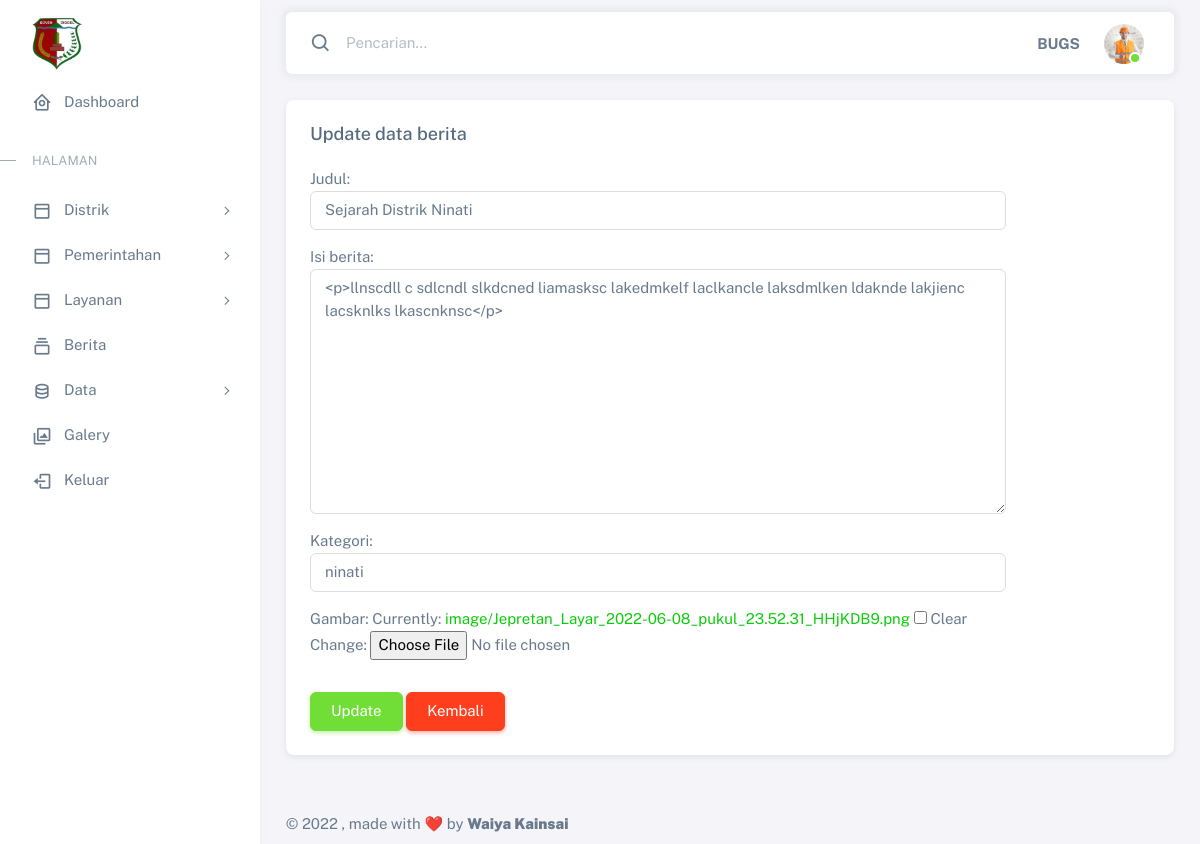
The app's page /panel/updateberita/7 (signed in), older data.
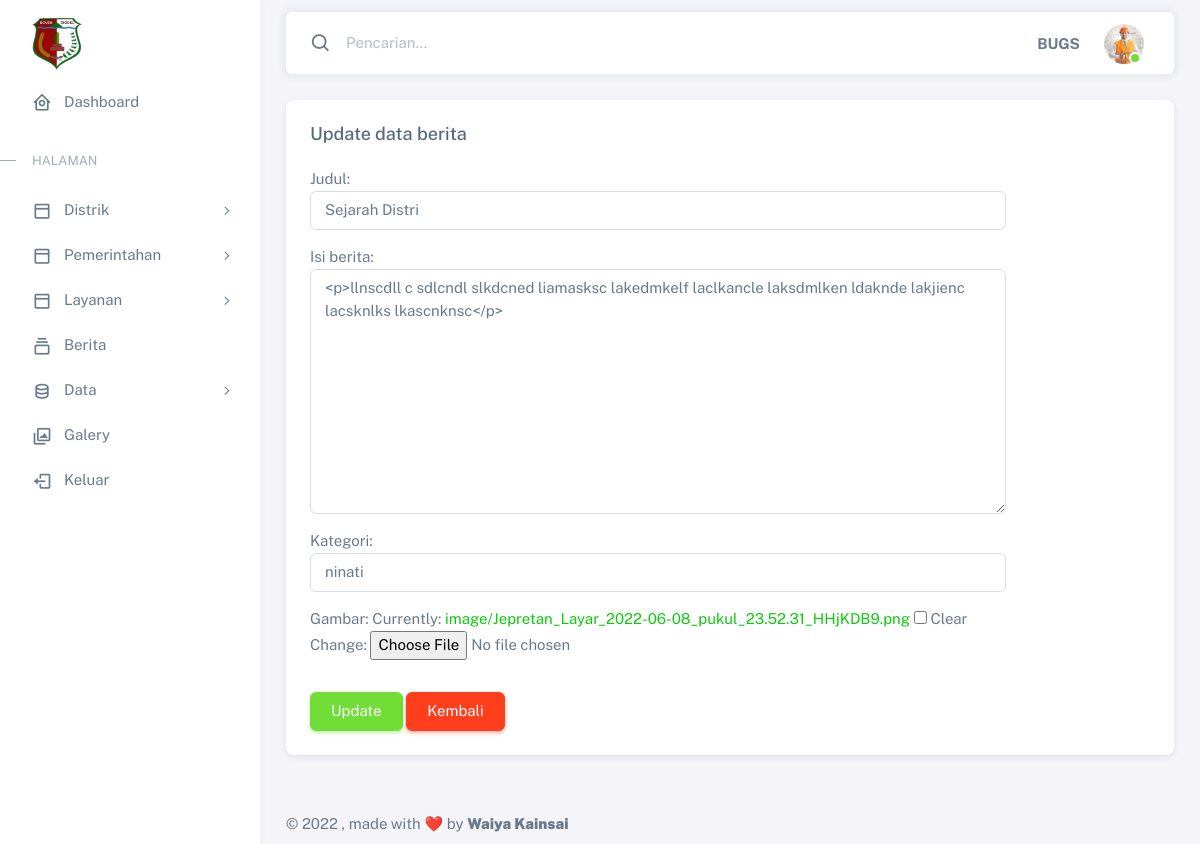
The same page, newer data.
### berita/models.py (models this page shows, shortened)
class Berita(models.Model):
    judul = models.CharField(max_length=100)
    body = RichTextField(blank=True, null=True)
    category = models.CharField(max_length=100)
    publish = models.DateTimeField(auto_now_add=True)
    update = models.DateTimeField(auto_now=True)
    gambar = models.ImageField(blank=True, null=True, upload_to="image/")
    slug = models.SlugField(blank=True,editable=False)

### panel/views.py (the view)
# urls.py: path('updateberita/<str:pk>',views.update_berita, name='updateberita'),
@login_required(login_url='panel:login')
def update_berita(request, pk):
    berita_update = Berita.objects.get(id=pk)
    form = BeritaForm( request.POST or None, request.FILES or None, instance=berita_update)
    link_kembali = '/panel/berita/'
    if form.is_valid():
        form.save()
        return redirect(link_kembali)
    context ={
        'title':'Panel | Update berita',
        'keterangan': 'Update data berita',
        'form': form,
    }
    return render(request, 'panel/update_berita.html', context)

### panel/forms.py
class BeritaForm(ModelForm):
    class Meta:
        model = Berita
        fields = ('judul', 'body', 'category', 'gambar')
        labels = {
            'body' : 'Isi berita',
            'category' : 'Kategori',
        }
        widgets = {
            'judul': forms.TextInput(attrs={'class': 'form-control', 'id': 'basic-default-name', 'placeholder': 'Isikan judul berita..'}),
            'body': forms.Textarea(attrs={'class': 'form-control', 'aria-label': 'Isi berita', 'aria-describedby': 'basic-icon-default-message2'}),
            'category': forms.TextInput(attrs={'class': 'form-control', 'id': 'basic-default-name', 'placeholder': 'Isikan kategori berita..'}),
        }

### templates/panel/update_berita.html (shortened to what this page needs)
{% extends '../adminbase.html' %}
{% block content %}
<div class="row">
    <div class="col-xxl">
        <div class="card mb-4">
          <div class="card-header d-flex align-items-center justify-content-between">
            <h5 class="mb-0">{{ keterangan }}</h5>
          </div>
          <div class="card-body">
            <form action="" method="POST" enctype="multipart/form-data">
              <div class="row mb-3">
                <div class="col-sm-10">
                  {{ form.as_p}}
                </div>
              </div>
              <div class="row justify-content-start">
                <div class="col-sm-10">
                  <input class="btn btn-success" type="submit" value="Update">
                  <a href= "{% url 'panel:berita' %}"  class="btn btn-danger">Kembali</a>
                </div>
              </div>
            </form>
          </div>
        </div>
      </div>
</div>
{% endblock %}

Row changes from the older to the newer data that the page shows:
changed Berita "ninati": judul "Sejarah Distrik Ninati" → "Sejarah Distri"
